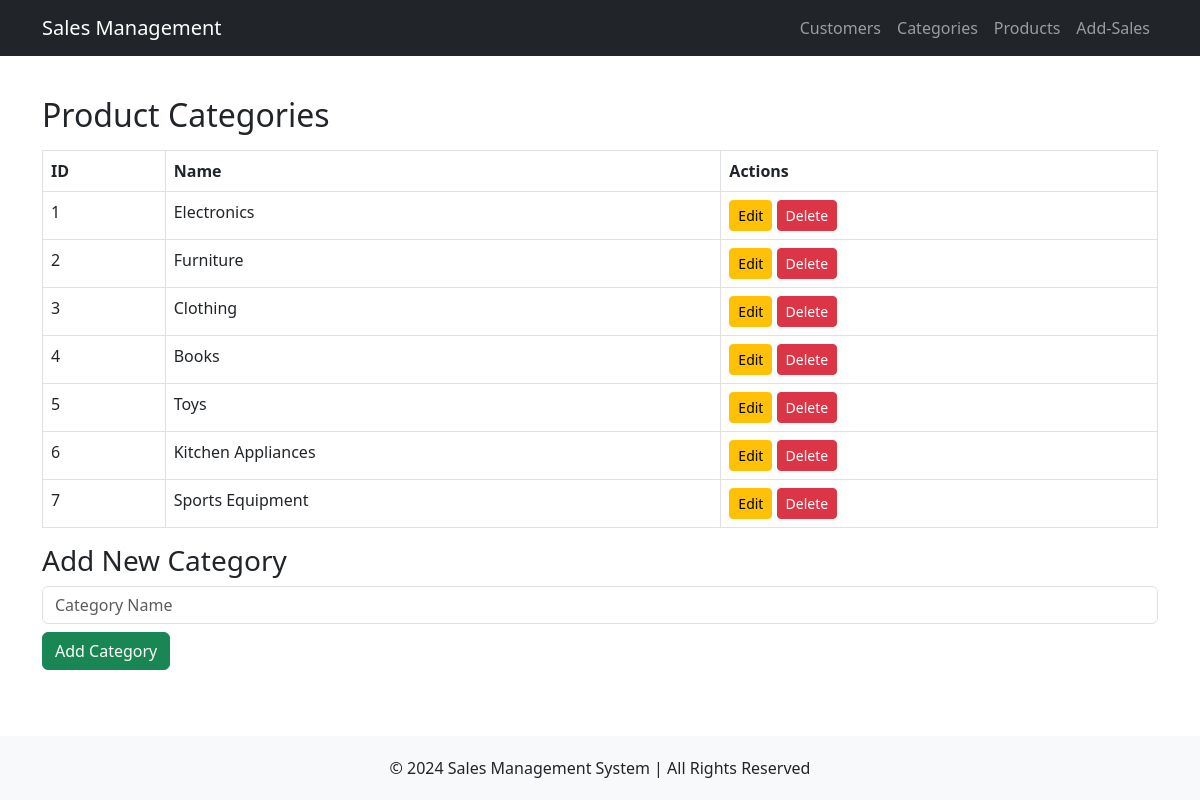
The page /categories on the database as committed earlier.
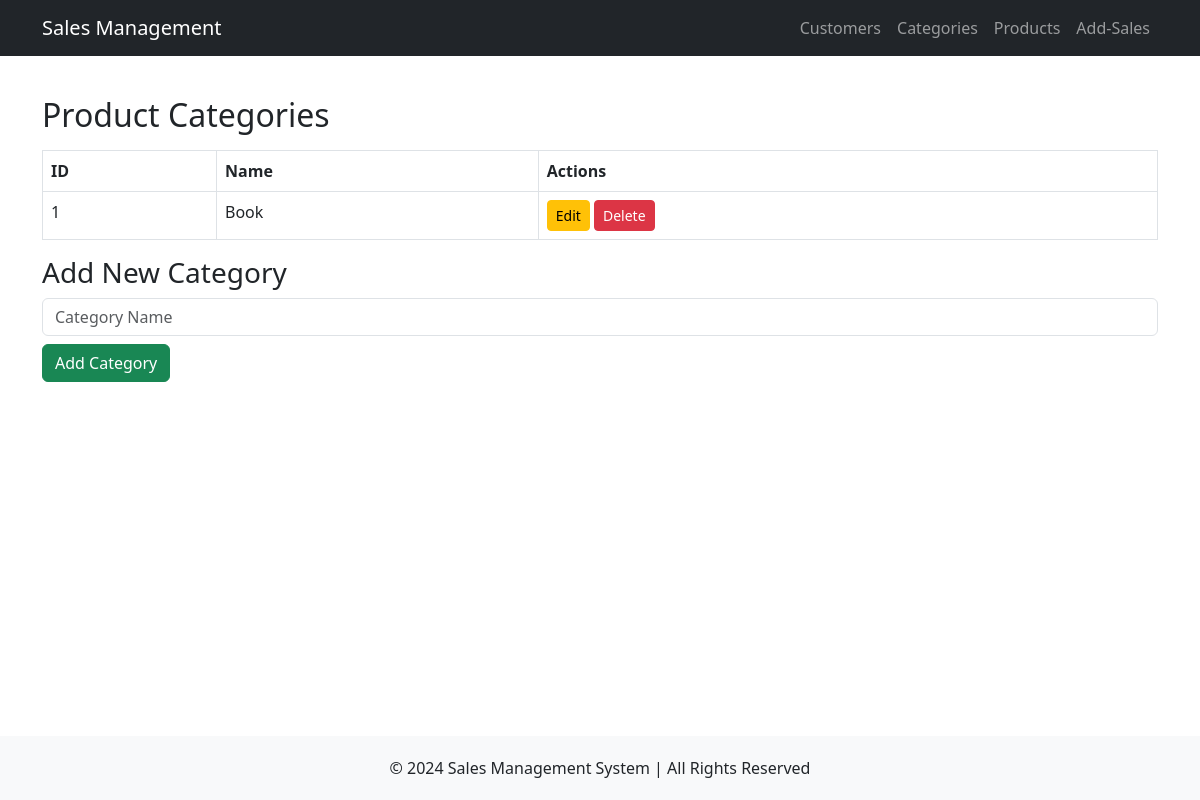
The same page on the database as committed later.
### tables this page shows
CREATE TABLE Product_categories (
    proc_id INTEGER PRIMARY KEY AUTOINCREMENT,
    name TEXT NOT NULL UNIQUE
);

### routes/product_categories.py (the view)
@category_bp.route('/categories')
def categories():
    try:
        conn = get_db_connection()
        categories = conn.execute('SELECT * FROM Product_categories').fetchall()
        conn.close()
        return render_template('categories.html', categories=categories)
    except Exception as e:
        flash(f"Error: {str(e)}", 'danger')
        return render_template('categories.html', categories=[])

### routes/product_categories.py (called while the page is built)
def get_db_connection():
    conn = sqlite3.connect(DATABASE)
    conn.row_factory = sqlite3.Row
    return conn

### templates/categories.html
{% extends 'base.html' %}
{% block content %}
    <h2>Product Categories</h2>
    <table class='table table-bordered mt-3'>
        <thead>
            <tr>
                <th>ID</th>
                <th>Name</th>
                <th>Actions</th>
            </tr>
        </thead>
        <tbody>
            {% for category in categories %}
            <tr>
                <td>{{ category['proc_id'] }}</td>
                <td>{{ category['name'] }}</td>
                <td>
                    <a href='/edit_category/{{ category["proc_id"] }}' class='btn btn-warning btn-sm'>Edit</a>
                    <a href='/delete_category/{{ category["proc_id"] }}' class='btn btn-danger btn-sm'>Delete</a>
                </td>
            </tr>
            {% endfor %}
        </tbody>
    </table>
    <h3>Add New Category</h3>
    <form action='/add_category' method='post'>
        <input type='text' name='name' placeholder='Category Name' required class='form-control mb-2'>
        <button type='submit' class='btn btn-success'>Add Category</button>
    </form>
{% endblock %}

### templates/base.html (shortened to what this page needs)
<!DOCTYPE html>
<html lang="en">
<head>
    <link href="https://cdn.jsdelivr.net/npm/bootstrap@5.3.0/dist/css/bootstrap.min.css" rel="stylesheet">
</head>
<body>
    <nav class="navbar navbar-expand-lg navbar-dark bg-dark">
        <div class="container">
            <a class="navbar-brand" href="/">Sales Management</a>
            <div class="collapse navbar-collapse" id="navbarNav">
                <ul class="navbar-nav ms-auto">
                    <li class="nav-item"><a class="nav-link" href="/customers">Customers</a></li>
                    <li class="nav-item"><a class="nav-link" href="/categories">Categories</a></li>
                    <li class="nav-item"><a class="nav-link" href="/products">Products</a></li>
                    <li class="nav-item"><a class="nav-link" href="/add_sales_transaction">Add-Sales</a></li>
                </ul>
            </div>
        </div>
    </nav>
    <div class="container content mt-4">
        {% block content %} {% endblock %}
    </div>
    <footer class="footer mt-5">
        <div class="container">
            <p class="mb-0">© 2024 Sales Management System | All Rights Reserved</p>
        </div>
    </footer>
</body>
</html>

### templates/base.html (style rules this page uses)
body { display: flex; flex-direction: column; min-height: 100vh; }
.content { flex: 1; }
.footer { background: #f8f9fa; padding: 20px 0; text-align: center; margin-top: auto; }

Rows that differ between the two databases and show on the page:
removed Product_categories: proc_id "2", name "Furniture"
removed Product_categories: proc_id "3", name "Clothing"
removed Product_categories: proc_id "4", name "Books"
removed Product_categories: proc_id "5", name "Toys"
removed Product_categories: proc_id "6", name "Kitchen Appliances"
removed Product_categories: proc_id "7", name "Sports Equipment"
changed Product_categories id 1: name "Electronics" → "Book"
